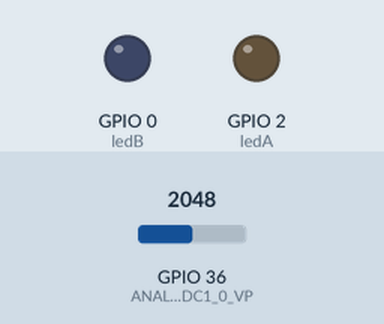
This sketch was run on a simulated ESP32. Shown: output pins drawn as LEDs (lit = HIGH). The test bench sets the inputs (shaded band); at power-on: GPIO 36 (ANALOG_ADC1_0_VP) = 2048. What the sketch prints to the serial monitor is not drawn.

Above: at 1.2 s.
At 3.0 s:
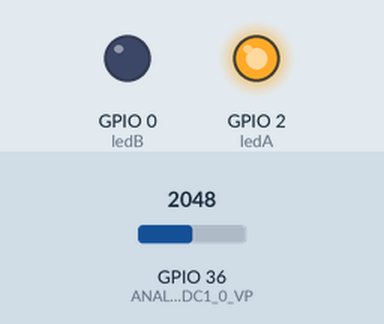
At 7.2 s:
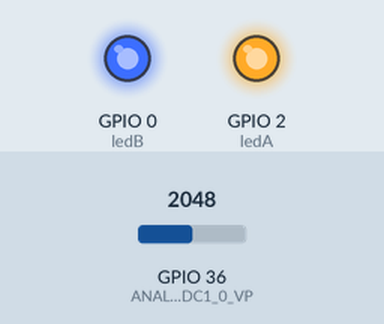
Timing chart, 0 to 13.5 s (numbered marks = the images above):
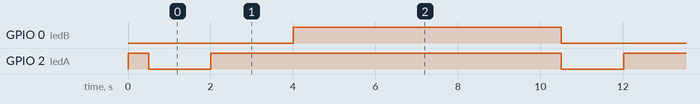

Measured:
- by itself, GPIO 0 (ledB): alternates HIGH for 6.4 s and LOW for 3.6 s
- by itself, GPIO 2 (ledA): alternates HIGH for 8.4 s and LOW for 1.6 s
- by itself, everything shown: repeats every 10.0 s, in 3 steps

The sketch:

2.3_3BuffersSynch___basicmeasuresurge.ino
```cpp
#define BIT_A   ( 1 << 0 )
#define BIT_B   ( 1 << 1 )
#define BIT_C   ( 1 << 2 )
#define ANALOG_ADC1_0_VP 36
#define ANALOG_ADC2_8_25 25

#define surgeNumSamples 3 // we need more samples with high sampling frequency to cover one cycle
#define brownoutNumSamples 350
#define normalNumSamples 350

#define surgeSamplesDelay 39 // in microseconds.39 us delay + 11 us of taking samples (processing time) = approximately 50 us
#define brownoutSamplesDelay 39 //
#define normalSamplesDelay 39 //

#define SurgeADCvalueThreshold 50  // simplify calculations, use adc value for now

// FreeRTOS
TaskHandle_t Task1;
TaskHandle_t Task2;

EventGroupHandle_t BuffersEventGroup;  //flags
EventBits_t BufferFlags;

// LED pins
const int ledA = 2;
const int ledB = 0;
const int ledC = 4;

//Globals for surge sampling
int g_surgeCounter = 0;
int g_BufferA[surgeNumSamples]; //
int g_BufferB[surgeNumSamples]; //
int g_BufferC[surgeNumSamples]; //
unsigned long timeVal[surgeNumSamples]; // WILL BE DELETED OR EXAPNDED FOR all buffers


//-----------------------------------------------------------------------------------------
void setup() {
  Serial.begin(115200);
  pinMode(ledA, OUTPUT);
  pinMode(ledB, OUTPUT);

  BuffersEventGroup = xEventGroupCreate(); //test

  Serial.print("void should be running on core ");
  Serial.println(xPortGetCoreID());

  //create a task that will be executed in the Task1code() function, with priority 1 and executed on core 0
  xTaskCreatePinnedToCore(
                    Task1code,   /* Task function. */
                    "Task1",     /* name of task. */
                    10000,       /* Stack size of task */
                    NULL,        /* parameter of the task */
                    1,           /* priority of the task */
                    &Task1,      /* Task handle to keep track of created task */
                    0);          /* pin task to core 0 */
  delay(500);

}

//-----------------------------------------------------------------------------------------
 // core 0 High Sampling to moniter surges
void Task1code( void * pvParameters ){
  int L_surgeCounter = 0;

  Serial.print("Task1 running on core ");
  Serial.println(xPortGetCoreID());

  for(;;){

   if( analogRead(ANALOG_ADC1_0_VP) > SurgeADCvalueThreshold ){


       if (  !(BIT_A & (BufferFlags = xEventGroupGetBits(BuffersEventGroup)))   ) { // Buffer A is empty and was processed
          digitalWrite(ledA, HIGH); // for debugging - buffer A has value in it
          Serial.print("will right to A");
          measure_surges(g_BufferA);
          g_surgeCounter++; // increament global surge counter
          g_surgeCounter += L_surgeCounter;
          L_surgeCounter = 0;
          xEventGroupSetBits(BuffersEventGroup, BIT_A);
       }

       else if (  !(BIT_B & (BufferFlags = xEventGroupGetBits(BuffersEventGroup)))   ) { // Buffer B is empty and was processed
          digitalWrite(ledB, HIGH); // for debugging - buffer A has value in it
          Serial.print("will right to B");
          measure_surges(g_BufferB);
          L_surgeCounter++; // increament local copy cause other threads might try to access the global counter which is only protced with BIT_A flag
          xEventGroupSetBits(BuffersEventGroup, BIT_B);
       }

       else  if (  !(BIT_C & (BufferFlags = xEventGroupGetBits(BuffersEventGroup)))   ) { // Buffer C is empty and was processed
          digitalWrite(ledC, HIGH); // for debugging - buffer A has value in it
          Serial.print("will right to C");
          measure_surges(g_BufferC);
          L_surgeCounter++;
          xEventGroupSetBits(BuffersEventGroup, BIT_C);
       }

       else { // no buffer is available,
        L_surgeCounter++; // increament counter
        delay(10); // delay so you don't increament ridiculously
       }


   } // end of main if statement


    delay(2000); // to make the watchdog timer happy
    Serial.print("task 1 loop...:");
    Serial.print(g_surgeCounter);
    Serial.print("  -  ");
    Serial.println(L_surgeCounter);

  } // End of Task 1 loop
}  // End of Task 1


//-----------------------------------------------------------------------------------------
// core 1
void loop() {

    // check for surges
    if (  (BIT_A & (BufferFlags = xEventGroupGetBits(BuffersEventGroup)))  == (BIT_A)   ){ // if buffer has values
          process_surge(g_BufferA);
          digitalWrite(ledA, LOW); // done processing A
          xEventGroupClearBits(BuffersEventGroup, BIT_A); // signal core 0 that bufferA is available
    }


    if (  ( BIT_B & (BufferFlags = xEventGroupGetBits(BuffersEventGroup)) )  == (BIT_B)   ){
      process_surge(g_BufferB);
      digitalWrite(ledB, LOW);
      xEventGroupClearBits(BuffersEventGroup, BIT_B );
    }

    if (  ( BIT_C & (BufferFlags = xEventGroupGetBits(BuffersEventGroup)) )  == (BIT_C)   ){
     process_surge(g_BufferC);
     digitalWrite(ledC, LOW);
     xEventGroupClearBits(BuffersEventGroup, BIT_C );
    }
    delay(10000);

 //   medium_adc();


}

//-----------------------------------------------------------------------------------------

void measure_surges(int * BufferX){
  int index1;
  while (index1<surgeNumSamples){ // measure adc1 for the surge and save it to empty buffer
      g_BufferA[index1] = analogRead(ANALOG_ADC1_0_VP);
      timeVal[index1] = micros(); // NOT PERMENANT will eventually removed cause not needed
      index1++;
      delayMicroseconds(surgeSamplesDelay);
  }

}
void  medium_adc(){ // WILL BE CHANGED TO BROWNOUT ADC + NEW LOGIC
  // for fast adc sampling
  int l_timeIndex = 0;
  int l_printIndex = 0; //
  int l_printIndex2 = 0; //
  unsigned long l_timeVal[320]; //
  double l_BufferA[320]; //
  double tmp; //

   while (l_timeIndex<320){ // measure adc for 1000 times then stop
      l_BufferA[l_timeIndex] = 1.0000*analogRead(ANALOG_ADC2_8_25);
      l_timeVal[l_timeIndex] = micros();
      l_timeIndex++;
      delayMicroseconds(39);
    }

    while (l_printIndex<320){
        Serial.println(l_timeVal[l_printIndex]);
        l_printIndex++;
      }
    while (l_printIndex2<320){
        tmp = (3.3*l_BufferA[l_printIndex2])/4095;
        Serial.println(tmp,4);
        l_printIndex2++;
      }

}

void process_surge(int * BufferX){
  unsigned int index1 = 0;

 while (index1<surgeNumSamples){
    Serial.println(timeVal[index1]);
    index1++;
  }

 index1 = 0;

 while (index1<surgeNumSamples){
   // tmp = (3.3*BufferX[index1])/4095;
   // Serial.println(tmp,4);
   Serial.println(BufferX[index1]);
   index1++;
  }


}

void process_cloud(){
  delay(10000);
}
```
